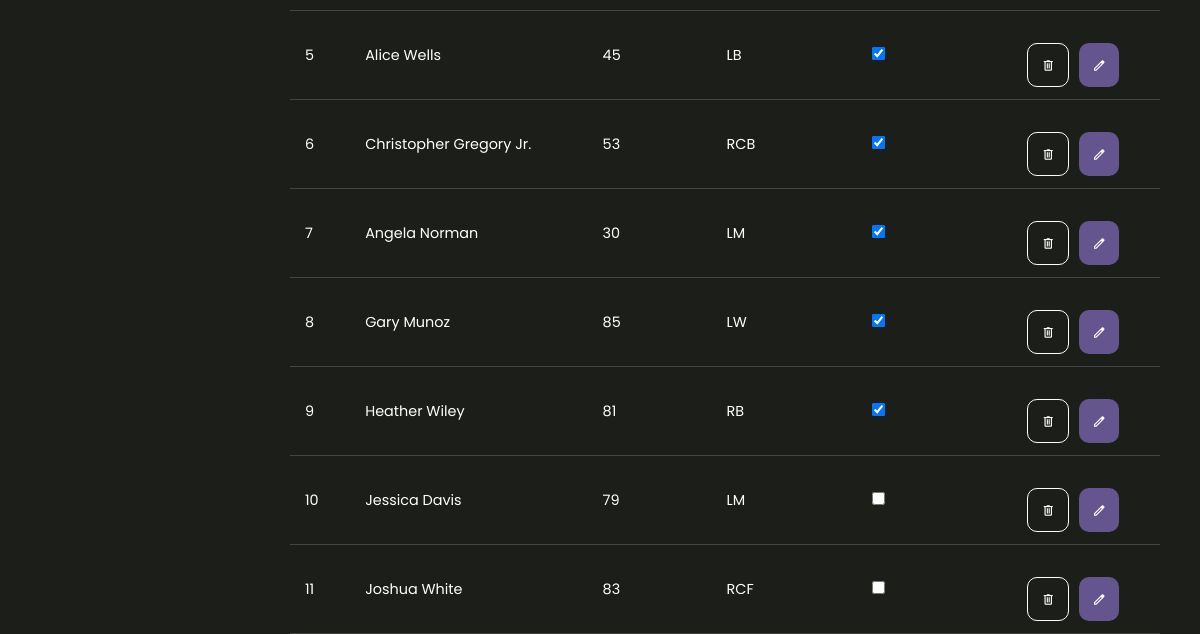
The page /teams/16/players/ (lower part) on the database as committed earlier.
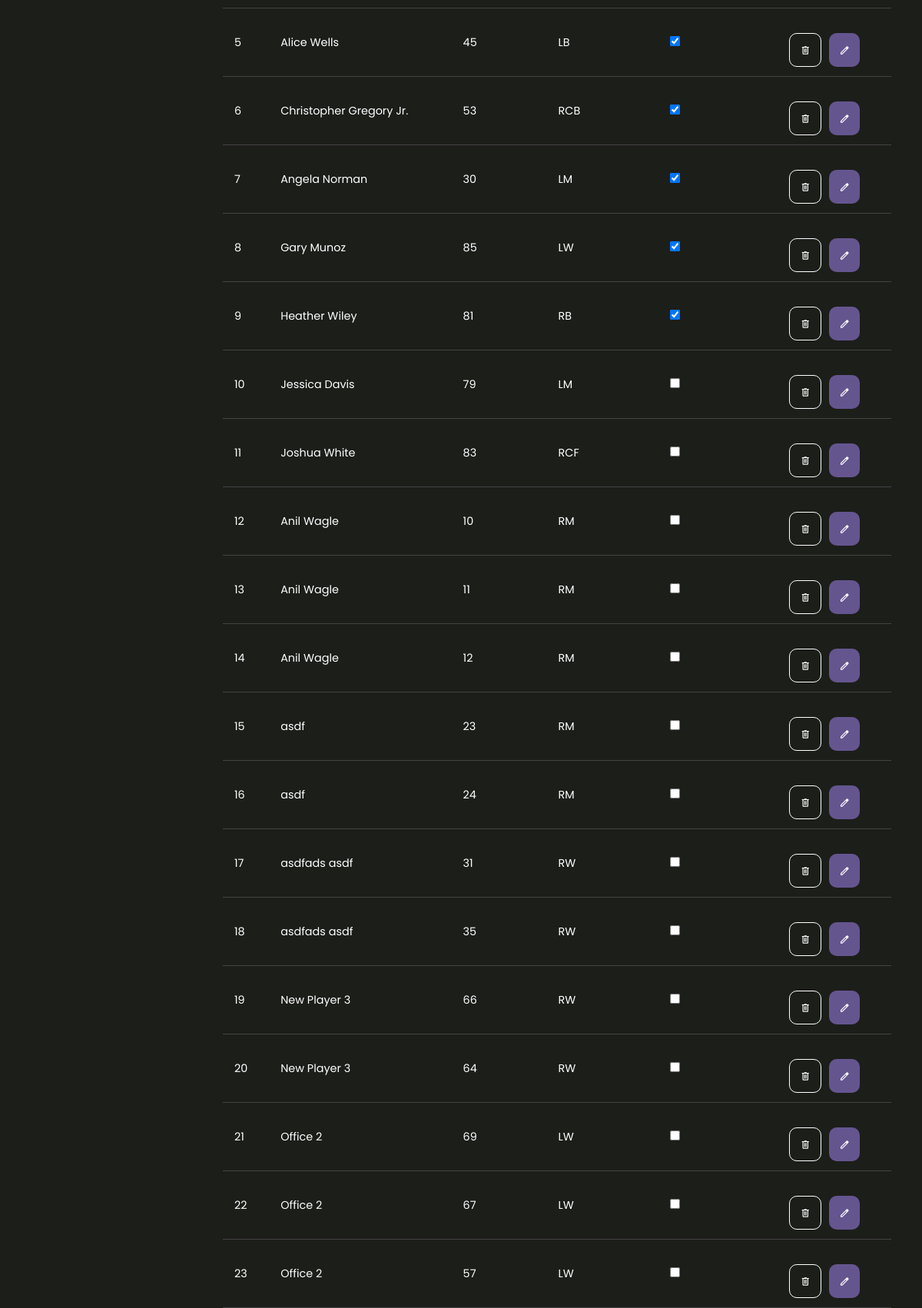
The same page on the database as committed later.
### sportsApp/models.py (models this page shows, shortened)
class Player(models.Model):
    team = models.ForeignKey('Team', on_delete=models.CASCADE)
    name = models.CharField(max_length=50)
    jersey_no = models.PositiveIntegerField()
    age = models.PositiveIntegerField()
    email = models.EmailField(max_length=100,blank=True,null=True)
    phone = models.CharField(max_length=10,blank=True,null=True)
    weight = models.PositiveIntegerField(blank=True,null=True)
    is_active = models.BooleanField(default=False)
    profile_image = models.ImageField(upload_to='images/teams/', blank=True, null=True)
    height = models.PositiveIntegerField(blank=True,null=True)
    blood_group = models.CharField(max_length=25, choices=constants.BLOOD_GROUPS.choices)
    address = models.TextField(blank=True,null=True)
    designation = models.CharField(max_length=100, choices=constants.PLAYER_POSITION.choices, blank=True, null=True)
    created_at = models.DateTimeField(auto_now_add=True,blank=True,null=True)
    updated_at = models.DateTimeField(auto_now=True,blank=True,null=True)

### sportsApp/views.py (the view)
# urls.py: path("teams/<int:team_id>/players/",views.view_players,name="team-players"),
def view_players(request,team_id):
    team = get_object_or_404(Team,id=team_id)
    players = Player.objects.filter(team=team)
    return render(request,'./teams/player_table.html',{'team':team,'players':players})

### sportsApp/templates/teams/player_table.html (shortened to what this page needs)
{% extends 'teams/teamProfile.html' %}
{% block teamcontent %}
<div class="responsive-table-box players_table">
    <table class="responsive-table">
      <tbody>
        {% for player in players %}
        <tr>
          <td>{{ forloop.counter|add:0 }}</td>
          <td>{{player.name}}</td>
          <td>{{player.jersey_no}}</td>
          <td>{{player.designation}}</td>
          <td>
            <div class="checkbox_wrapper">
              <input type="checkbox"
              id="team_checkbox{{ player.id }}"
                  {% if player.is_active %} checked {% endif %}
                  onchange="handleChangeTeamCheckbox('{{ player.id }}','{{player.name}}')"
                  />
            </div>
          </td>
          <td>
            <div class="td_actions">
                <button class="global_btn outline" type="button" onclick="handleDeletePlayer('{{player.id}}','Do you want to delete this player {{player.name}}?','You make lose the player data if you delete.')">
                  <span class="icon material-symbols-outlined">
                    </span>
                </button>
                <a href="/update-player/{{player.id}}">
                  <button class="global_btn" type="button">
                    <span class="icon material-symbols-outlined">
                      </span>
                  </button>
                </a>
              </div>
          </td>
        </tr>
        {% endfor %}
      </tbody>
    </table>
  </div>
{% endblock teamcontent %}

### sportsApp/templates/teams/teamProfile.html (shortened to what this page needs)
{% extends 'event/event_index.html' %} {% load static %} {% block content %}
<div class="user_profile seller_profile_container">
  <div class="seller_profile_sm">
{% block teamcontent %}
{% endblock teamcontent %}
  </div>
  {% endblock %}

### sportsApp/templates/event/event_index.html (shortened to what this page needs)
<!DOCTYPE html>
{% load static %}
<html lang="en">
<head>
    <link rel="stylesheet" type="text/css" href="{% static 'styles/main.css' %}">
</head>
<body>
    <div class="wrapper">
        <div class="content">
            {% block content %}
            {% endblock content %}
        </div>
</div>
</body>
</html>

### static/styles/main.css (style rules this page uses)
* { padding: 0; margin: 0; box-sizing: border-box; font-family: "Poppins", sans-serif; }
:root { --global_blue:rgb(84, 84, 255); --primary-color:#65558f; --box-color:#353535; --error-red:rgb(254, 93, 93); }
body, html { margin: auto; }
body { background-color: #1c1e1a; position: relative; }
a { text-decoration: none; }
.leaderboard_button, .global_btn { padding-left: 20px; padding-right: 20px; min-width: 100px; min-height: 44px; background-color: var(--primary-color); color: white; border-radius: 50px; border: none; font-size: 0.9rem; margin-top: 20px; cursor: pointer; }
.leaderboard_button.outline, .global_btn.outline { background-color: transparent; border: 1px solid white; }
.user_profile { padding: 0px 20px; }
.user_profile .seller_profile_sm .players_table { margin-top: 20px; }
.responsive-table-box { color: white; }
.responsive-table { width: 100%; border-collapse: collapse; margin: 20px 0; font-size: 18px; overflow: hidden; color: white; }
.responsive-table th, .responsive-table td { padding: 12px 15px; font-size: 0.9rem; text-align: left; }
.responsive-table th a, .responsive-table td a { color: white; font-size: 0.9rem; }
.responsive-table tbody td { border-bottom: 1px solid #444; }
.responsive-table .td_actions { display: flex; -moz-column-gap: 10px; column-gap: 10px; }
.responsive-table .td_actions button { border-radius: 10px; min-width: 20px; width: 20px; height: 20px; display: flex; place-content: center; place-items: center; }
.responsive-table .td_actions button .icon { font-size: 15px; }
.wrapper { display: flex; height: 100vh; }
.content { flex: 1; padding: 20px; color: #333; }

Rows that differ between the two databases and show on the page:
added Player: name "Anil Wagle", jersey_no "10", designation "RM"
added Player: name "Anil Wagle", jersey_no "11", designation "RM"
added Player: name "Anil Wagle", jersey_no "12", designation "RM"
added Player: name "asdf", jersey_no "23", designation "RM"
added Player: name "asdf", jersey_no "24", designation "RM"
added Player: name "asdfads asdf", jersey_no "31", designation "RW"
added Player: name "asdfads asdf", jersey_no "35", designation "RW"
added Player: name "New Player 3", jersey_no "66", designation "RW"
added Player: name "New Player 3", jersey_no "64", designation "RW"
added Player: name "Office 2", jersey_no "69", designation "LW"
added Player: name "Office 2", jersey_no "67", designation "LW"
added Player: name "Office 2", jersey_no "57", designation "LW"
